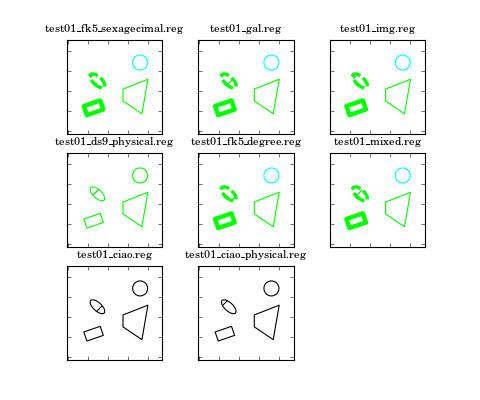

Python code for this plot:
import matplotlib.pyplot as plt
from pyregion import read_region_as_imagecoord
from pyregion.mpl_helper import as_mpl_artists

import math

import pyfits

def demo_header():
    cards = pyfits.CardList()
    for l in open("test.header"):
        card = pyfits.Card()
        card.fromstring(l.strip())
        cards.append(card)
    h = pyfits.Header(cards)
    return h


def show_region(fig, region_list):
    h = demo_header()

    n = len(region_list)
    nx = int(math.ceil(n**.5))
    ny = int(math.ceil(1.*n/nx))


    nrows_ncols = (ny, nx)

    grid = [plt.subplot(ny, nx, i+1) for i in range(n)]

    for ax, reg_name in zip(grid, region_list):
        ax.set_aspect(1)

        r = read_region_as_imagecoord(open(reg_name).read(), header=h)

        patch_list, text_list = as_mpl_artists(r)
        for p in patch_list:
            ax.add_patch(p)
        for t in text_list:
            ax.add_artist(t)

        ax.set_title(reg_name.replace("_", r"\_"), size=10)
        for t in ax.get_xticklabels() + ax.get_yticklabels():
            t.set_visible(False)

    return grid


if __name__ == "__main__":

    region_list = ["test01_fk5_sexagecimal.reg",
                   "test01_gal.reg",
                   "test01_img.reg",
                   "test01_ds9_physical.reg",
                   "test01_fk5_degree.reg",
                   "test01_mixed.reg",
                   "test01_ciao.reg",
                   "test01_ciao_physical.reg",
                   ]

    fig = plt.figure(1, figsize=(6,5))
    fig.clf()

    ax_list = show_region(fig, region_list)
    for ax in ax_list:
        ax.set_xlim(596, 1075)
        ax.set_ylim(585, 1057)

    plt.draw()
    plt.show()
